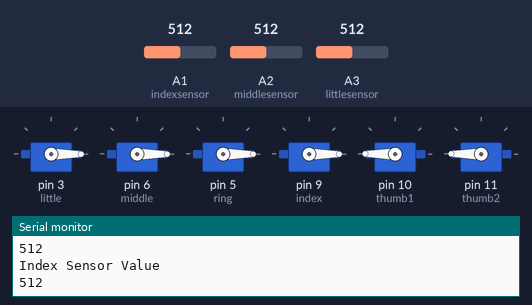
Bench run of a sketch on a simulated Arduino Uno, built with avr-gcc and run on an emulated ATmega328P. On the bench: 6 × servo, the last lines printed to the serial monitor. The test bench sets the inputs (shaded band); at power-on: A1 (indexsensor) = 512, A2 (middlesensor) = 512, A3 (littlesensor) = 512.

Above: at 1.2 s.
1.3 s: A1 (indexsensor) set to 356
3.1 s: A1 (indexsensor) set to 338
At 3.66 s:
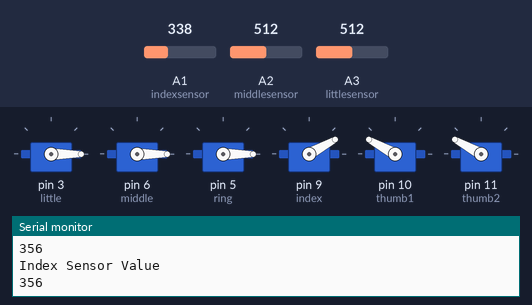
At 5.5 s:
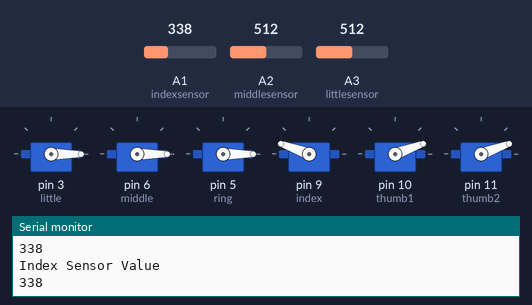
5.8 s: A2 (middlesensor) set to 363
7.5 s: A2 (middlesensor) set to 337
At 9.2 s:
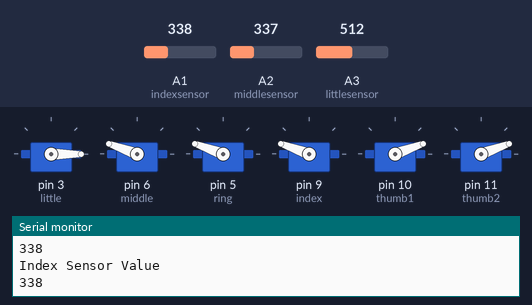
10.2 s: A3 (littlesensor) set to 359
11.7 s: A3 (littlesensor) set to 332
At 13.5 s:
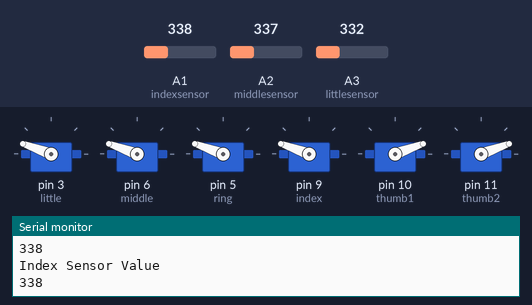
Timing chart, 0 to 15.0 s (numbered marks = the images above; inputs shaded):
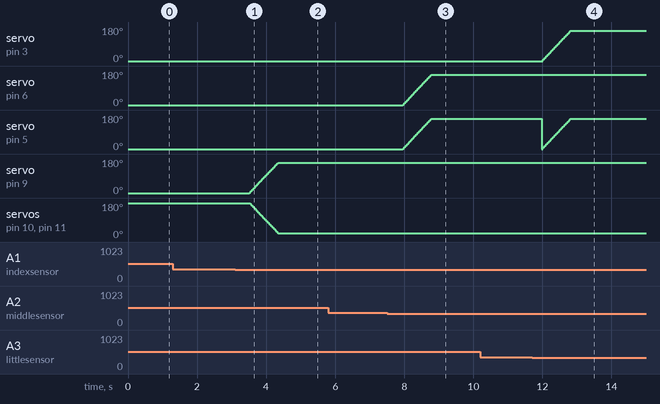

The sketch:

Accelerometer.ino
```cpp
#include <Servo.h>
//pins  3      6     5     9     10     11
Servo little,middle,ring,index,thumb1,thumb2;

int indexsensor = A1;    // select the input pin for the potentiometer
int middlesensor = A2;    // select the input pin for the potentiometer
int littlesensor = A3;    // select the input pin for the potentiometer

int indexsensorValue;
int middlesensorValue;
int littlesensorValue;
int oldindex;
int oldmiddle;
int oldlittle;

int pos = 0;
int delay1 = 5;

void setup() {

    little.attach(3);
    middle.attach(6);
    ring.attach(5);
    index.attach(9);
    thumb1.attach(10);
    thumb1.write(180);

    thumb2.attach(11);
    thumb2.write(180);
    little.write(0);
    middle.write(0);
    ring.write(0);
    index.write(0);
    Serial.begin(9600); // opens serial port, sets data rate to 9600 bps

}

void loop() {
  indexsensorValue = analogRead(indexsensor);
  delay(100);
  middlesensorValue = analogRead(middlesensor);
  delay(100);
  littlesensorValue = analogRead(littlesensor);
  delay(100);
/////////////////////////
//index finger//////////
/////////////////////////
  if ((indexsensorValue > 350) and (oldindex == 1))   //old open
  {
      for (pos = 160; pos >= 0; pos -= 1) {
        index.write(pos);
        thumb1.write(180-pos);          // Open Thumb
        thumb2.write(180-pos);     // Open Thumb
        delay(delay1);
      }
      oldindex = 0; // close now
  }
  if ((indexsensorValue < 350) and (oldindex == 0))  //old close
  {
      for (pos = 0; pos <= 160; pos += 1) {
          index.write(pos);
          thumb1.write(180-pos);          // Open Thumb
          thumb2.write(180-pos);     // Open Thumb
      delay(delay1);
   }
       oldindex = 1; //open noe
  }
///////////////////////////////
/////Middle Finger////////////
//////////////////////////////
  if ((middlesensorValue > 350) and (oldmiddle == 1))   //old open
  {
      for (pos = 160; pos >= 0; pos -= 1) {
        middle.write(pos);
        ring.write(pos);
        delay(delay1);
      }
      oldmiddle = 0; // close now
  }
  if ((middlesensorValue < 350) and (oldmiddle == 0))  //old close
  {
      for (pos = 0; pos <= 160; pos += 1) {
          middle.write(pos);
          ring.write(pos);
      delay(delay1);
   }
       oldmiddle = 1; //open noe
  }
///////////////////////////////
/////Little Finger////////////
//////////////////////////////
  if ((littlesensorValue > 350) and (oldlittle == 1))   //old open
  {
      for (pos = 160; pos >= 0; pos -= 1) {
        little.write(pos);
        ring.write(pos);
        delay(delay1);
      }
      oldlittle = 0; // close now
  }
  if ((littlesensorValue < 350) and (oldlittle == 0))  //old close
  {
      for (pos = 0; pos <= 160; pos += 1) {
          little.write(pos);
          ring.write(pos);
      delay(delay1);
   }
       oldlittle = 1; //open noe
  }

  delay(100);
  Serial.println("Index Sensor Value");
  Serial.println(indexsensorValue);
//  Serial.println("Middle Sensor Value" + middlesensorValue);
//  Serial.println("Little Sensor Value" + littlesensorValue);
}
```

Measured:
- the behaviour switches between 350 and 349 on A1 (indexsensor) (found by bisection; images 0 and 1)
- the behaviour switches between 350 and 349 on A2 (middlesensor) (found by bisection; images 2 and 3)
- the behaviour switches between 350 and 349 on A3 (littlesensor) (found by bisection; images 3 and 4)
- after the input at 3.1 s, servo on pin 9 (index): moves from 0° to 160° over 0.84 s, starting after 0.41 s; servo on pin 10 (thumb1), servo on pin 11 (thumb2): moves from 180° to 20° over 0.84 s, starting after 0.41 s
- after the input at 7.5 s, servo on pin 6 (middle), servo on pin 5 (ring): moves from 0° to 160° over 0.82 s, starting after 0.46 s
- after the input at 11.7 s, servo on pin 3 (little): moves from 0° to 160° over 0.80 s, starting after 0.31 s
